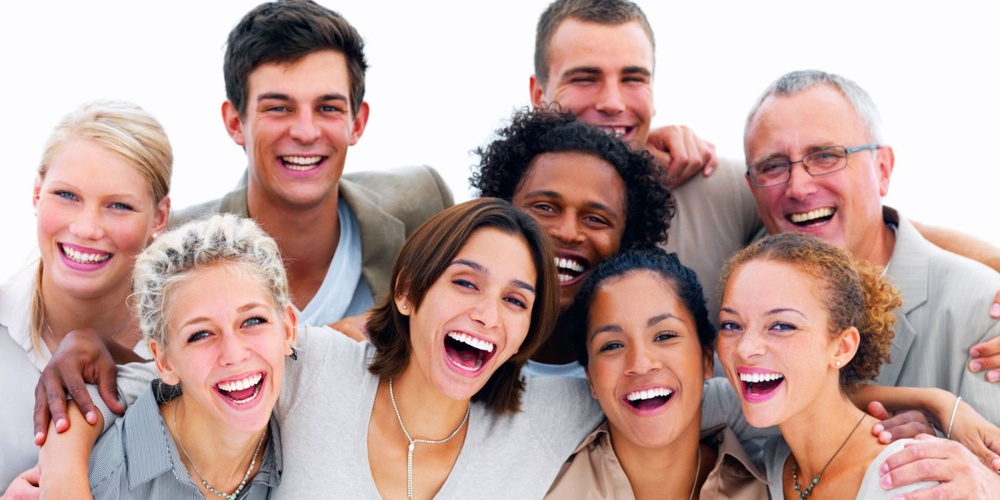
#> input picture Fotos/imagem8.jpg, 1000 x 500 px, shrunk from 1600 x 800 before the run, found by its file name
$ python face-eyes.py
#> lines starting #> are read from the running program, lines starting #| are printed output that depends on the picture; after the words box and inside, x2 and y2 are one past the last pixel; in counts of white or black regions, pixels touching at a corner belong together
import cv2 as cv
import numpy as np

blue = (255, 0, 0)
green = (0, 255, 0)

# Carregar os classificadores Haar Cascade para rosto e olhos
face_cascade = cv.CascadeClassifier(cv.data.haarcascades + 'haarcascade_frontalface_default.xml')
eye_cascade = cv.CascadeClassifier(cv.data.haarcascades + 'haarcascade_eye.xml')

# Ler a imagem (substitua pelo caminho da sua imagem)
path = 'Fotos/imagem8.jpg'
image = cv.imread(path)
#> image is the input picture: shape (500, 1000, 3); mean B, G, R 158.1, 163.5, 191.6

# Converter a imagem para escala de cinza
gray = cv.cvtColor(image, cv.COLOR_BGR2GRAY)
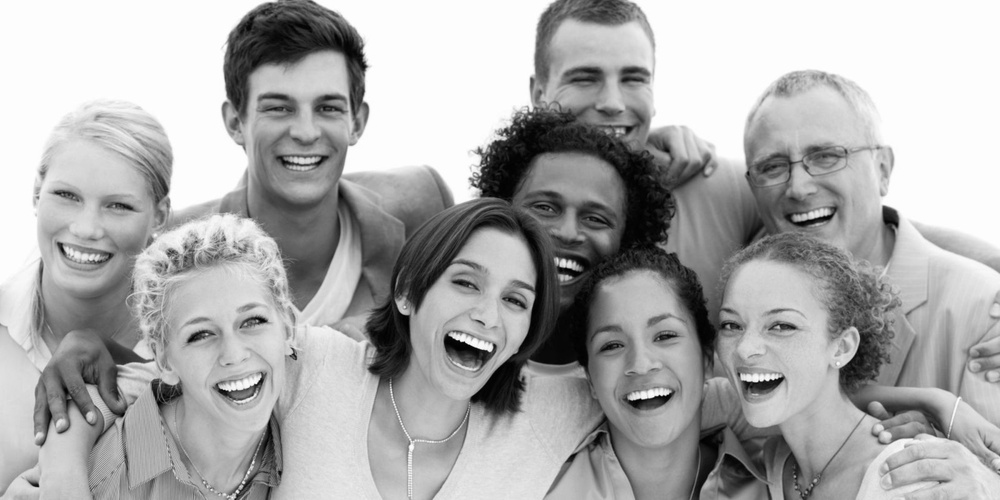
#> gray: shape (500, 1000); min 0, max 255, mean 171.2

# Detectar rostos
faces = face_cascade.detectMultiScale(gray)
#> faces = [[624, 426, 72, 72], [552, 32, 121, 121], [233, 53, 141, 141], [510, 164, 123, 123], [420, 237, 139, 139], [152, 269, 158, 158], [685, 265, 161, 161], [572, 287, 141, 141], [735, 112, 133, 133], [22, 149, 140, 140], [146, 167, 124, 124]]

for (x, y, w, h) in faces:
# Desenhar um retângulo ao redor do rosto
    cv.rectangle(image, (x, y), (x + w, y + h), blue, 2)
    roi_gray = gray[y:y + h, x:x + w]
    roi_color = image[y:y + h, x:x + w]
#> this loop made 11 passes
#> pass 1, `roi_gray = gray[y:y + h, x:x + w]`:
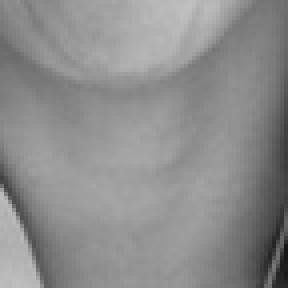
#> roi_gray: shape (72, 72) (shown 4 times larger); min 23, max 192, mean 140.7
#> pass 1, `roi_color = image[y:y + h, x:x + w]`:
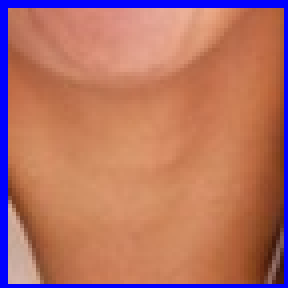
#> roi_color: shape (72, 72, 3) (shown 4 times larger); mean B, G, R 102.6, 113.8, 179.5
#> pass 2, `roi_color = image[y:y + h, x:x + w]`:
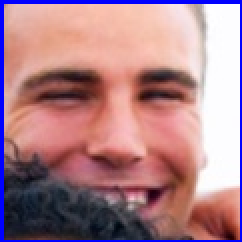
#> roi_color: shape (121, 121, 3) (shown 2 times larger); mean B, G, R 137.5, 129.2, 172.4
#> after the loop:
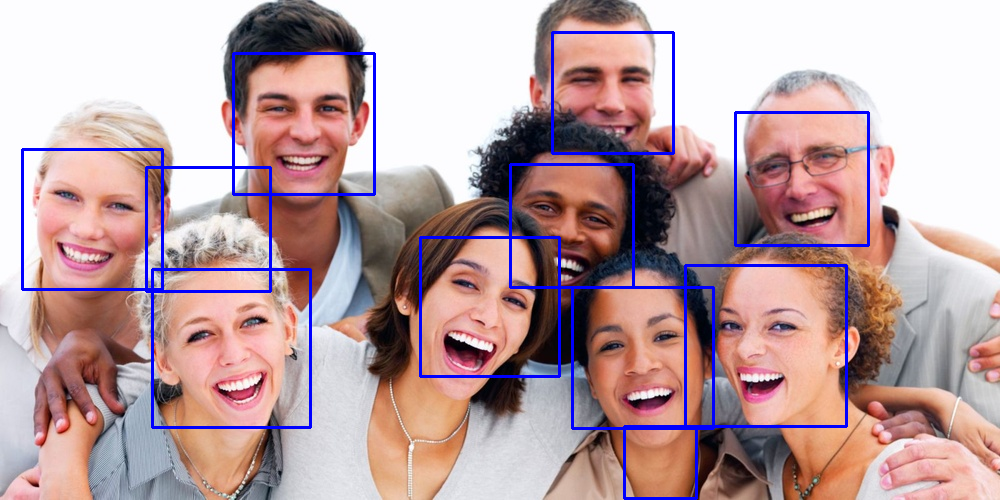
#> image: shape (500, 1000, 3); 3.39% of pixels changed, all inside (x1, y1, x2, y2) = (21, 31, 870, 500)

# Detectar olhos dentro da região do rosto
eyes = eye_cascade.detectMultiScale(roi_gray)
#> eyes = [[58, 81, 22, 22]]
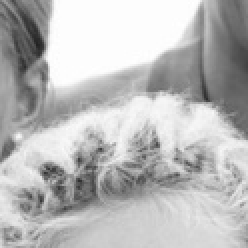
#> roi_gray: shape (124, 124) (shown 2 times larger); min 33, max 255, mean 185.5
for (ox, oy, ow, oh) in eyes:
    cv.rectangle(roi_color, (ox, oy), (ox + ow, oy + oh), green, 2)
#> this loop made 1 pass
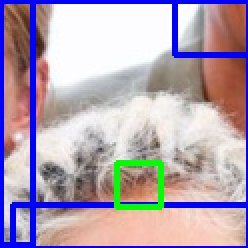
#> roi_color: shape (124, 124, 3) (shown 2 times larger); mean B, G, R 180, 163.6, 178.1

# Mostrar a imagem com detecções
cv.imshow('Detecte face and eyes', image)
cv.waitKey(0)
cv.destroyAllWindows()

$ run again, with Fotos/imagem1.jpg copied over Fotos/imagem8.jpg
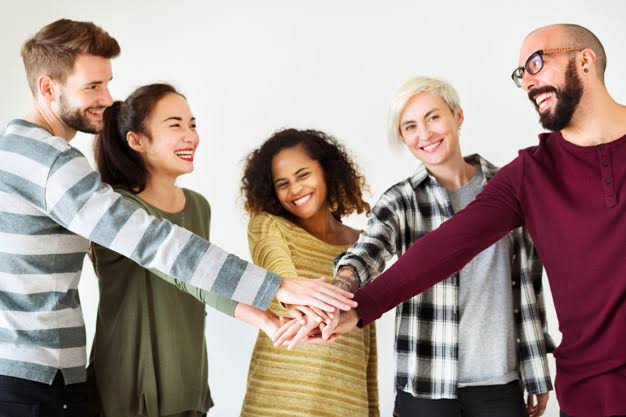
#> input picture Fotos/imagem1.jpg, 626 x 417 px, found by its file name
#> image is the input picture: shape (417, 626, 3); mean B, G, R 142.2, 148.5, 166.3
#> faces = [[150, 98, 69, 69], [263, 154, 61, 61]]
#> the loop `for (x, y, w, h) in faces:` made 2 passes
#> pass 1, `roi_color = image[y:y + h, x:x + w]`:
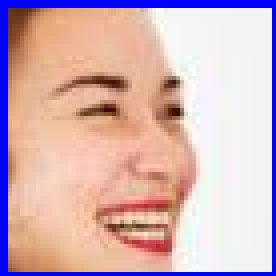
#> roi_color: shape (69, 69, 3) (shown 4 times larger); mean B, G, R 184.2, 179, 210.9
#> after the loop `for (x, y, w, h) in faces:`:
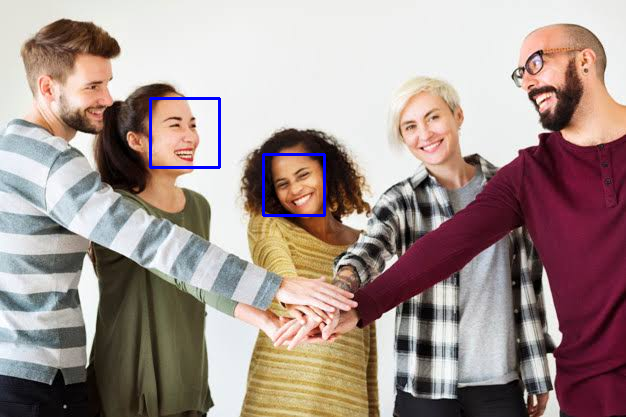
#> image: shape (417, 626, 3); 0.59% of pixels changed, all inside (x1, y1, x2, y2) = (149, 97, 326, 217)
#> eyes = ()

$ run again, with Fotos/imagem2.jpg copied over Fotos/imagem8.jpg
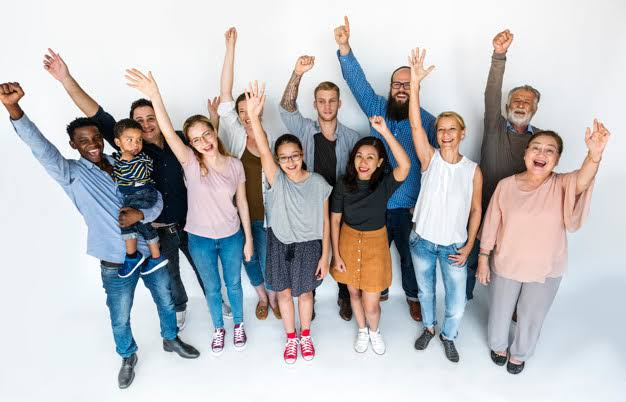
#> input picture Fotos/imagem2.jpg, 626 x 402 px, found by its file name
#> image is the input picture: shape (402, 626, 3); mean B, G, R 191.5, 188.9, 190.1
#> faces = [[312, 90, 31, 31], [431, 119, 31, 31], [351, 147, 30, 30], [274, 144, 33, 33], [387, 73, 30, 30], [521, 135, 41, 41], [391, 218, 91, 91]]
#> the loop `for (x, y, w, h) in faces:` made 7 passes
#> after the loop `for (x, y, w, h) in faces:`:
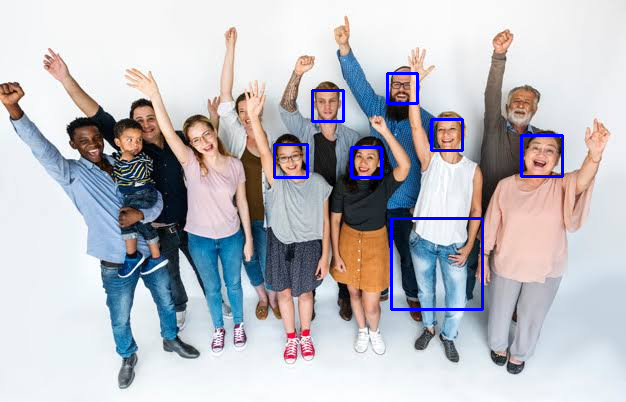
#> image: shape (402, 626, 3); 1.36% of pixels changed, all inside (x1, y1, x2, y2) = (273, 72, 564, 311)
#> eyes = ()
#> after the loop `for (ox, oy, ow, oh) in eyes:`:
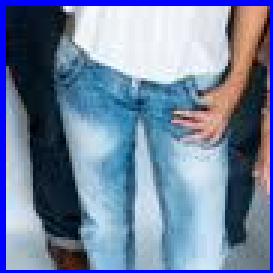
#> roi_color: shape (91, 91, 3) (shown 3 times larger); mean B, G, R 160.8, 131.4, 114

$ run again, with Fotos/imagem3.jpg copied over Fotos/imagem8.jpg
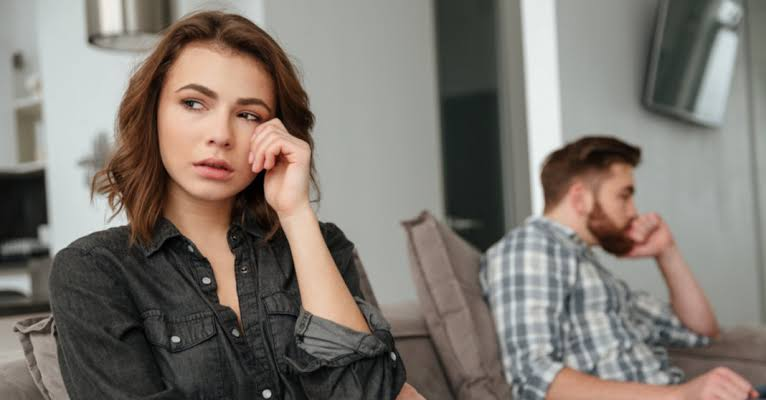
#> input picture Fotos/imagem3.jpg, 766 x 400 px, found by its file name
#> image is the input picture: shape (400, 766, 3); mean B, G, R 112.6, 119.7, 126.6
#> faces = [[142, 47, 154, 154]]
#> the loop `for (x, y, w, h) in faces:` made 1 pass
#> eyes = [[30, 35, 40, 40], [87, 54, 29, 29]]
#> the loop `for (ox, oy, ow, oh) in eyes:` made 2 passes
#> `cv.imshow('Detecte face and eyes', image)`:
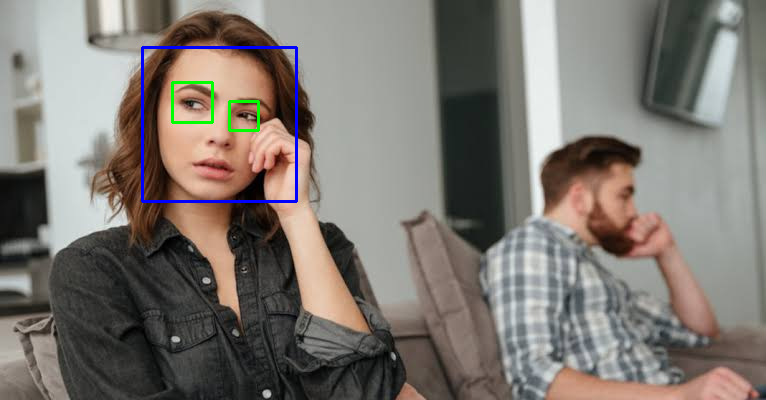
#> window 'Detecte face and eyes': shape (400, 766, 3); mean B, G, R 113.4, 119.4, 125.4
